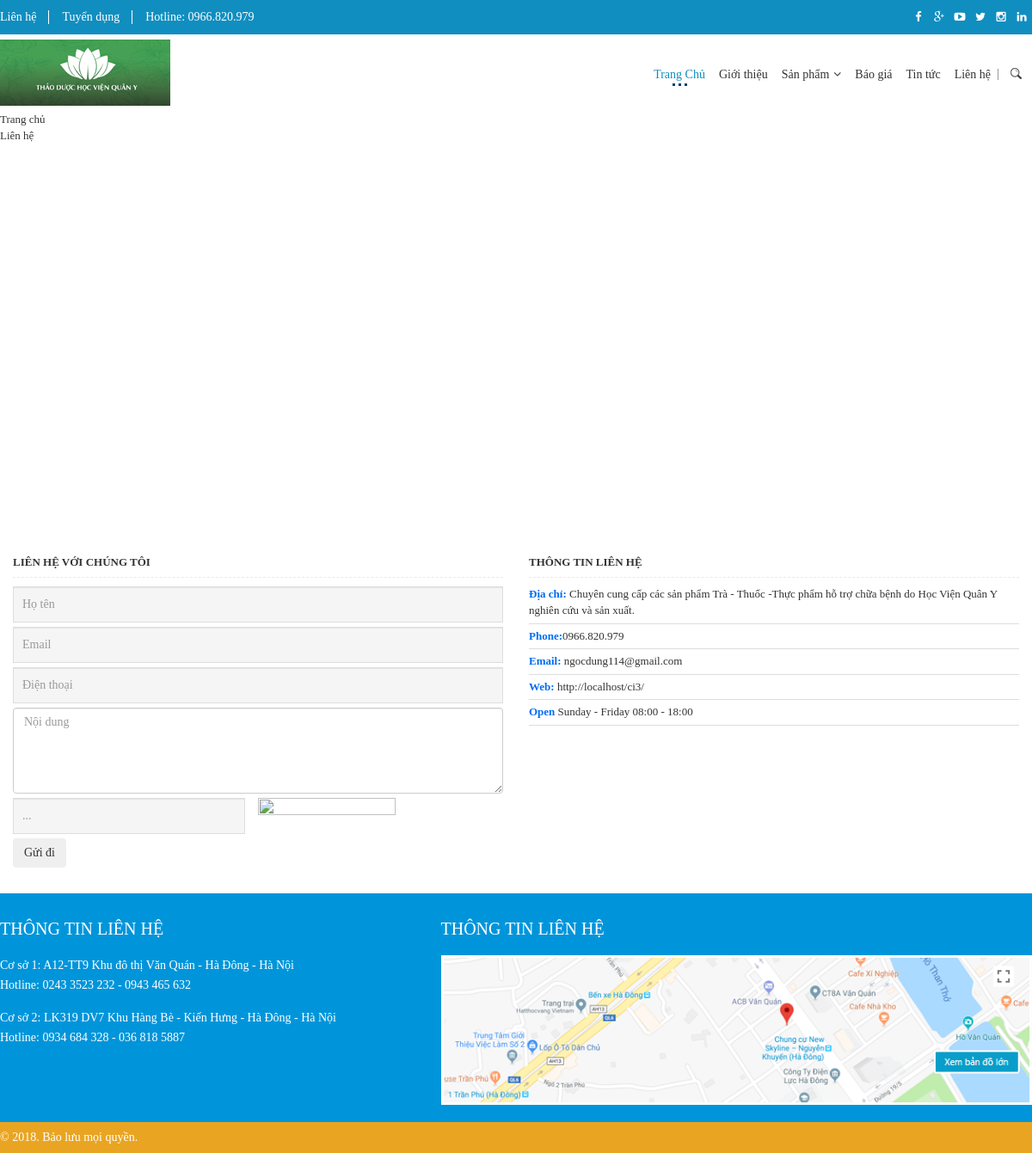
The app's page /lien-he, older data.
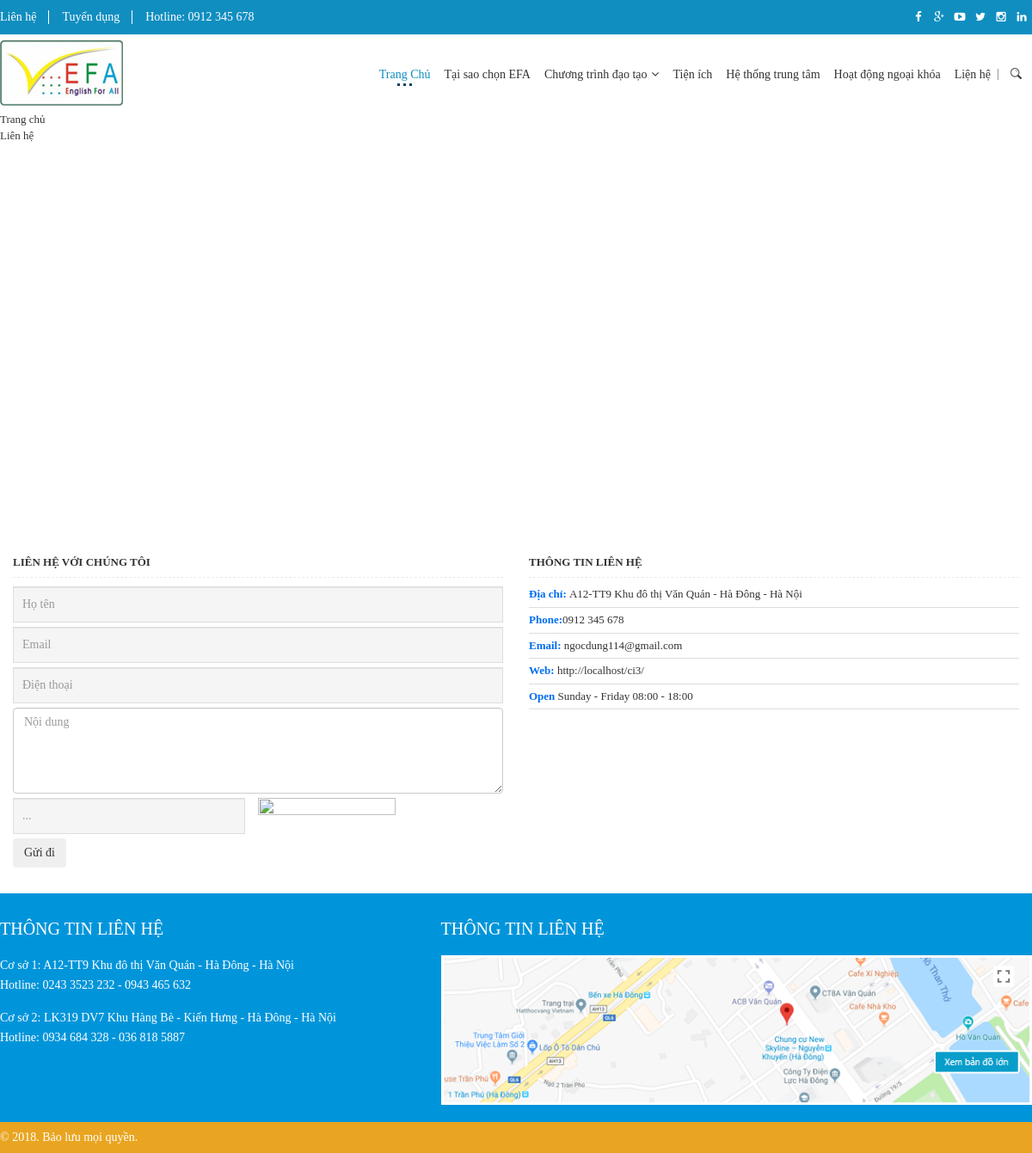
The same page, newer data.
### tables this page shows
CREATE TABLE `site_option` (
  `id` int(11) NOT NULL,
  `coppy_right` varchar(200) DEFAULT NULL,
  `site_name` varchar(200) DEFAULT NULL,
  `slogan` varchar(200) DEFAULT NULL,
  `link_instagram` varchar(200) DEFAULT NULL,
  `site_logo` varchar(200) DEFAULT NULL,
  `site_title` varchar(255) DEFAULT NULL,
  `site_title_en` varchar(255) DEFAULT NULL,
  `site_keyword` varchar(255) DEFAULT NULL,
  `site_keyword_en` varchar(255) DEFAULT NULL,
  `site_description` varchar(255) DEFAULT NULL,
  `link_sky` varchar(255) DEFAULT NULL,
  `link_printer` varchar(100) DEFAULT NULL,
  `link_linkedin` varchar(200) DEFAULT NULL,
  `site_email` varchar(100) DEFAULT NULL,
  `site_fanpage` varchar(255) DEFAULT NULL,
  `site_video` varchar(100) DEFAULT NULL,
  `WM_text` varchar(200) DEFAULT NULL,
  `WM_color` varchar(30) DEFAULT NULL,
  `WM_size` int(10) DEFAULT NULL,
  `hotline1` varchar(100) DEFAULT NULL,
  `hotline2` varchar(100) DEFAULT NULL,
  `hotline3` varchar(100) DEFAULT NULL,
  `address` text,
  `link_tt` varchar(100) DEFAULT NULL,
  `favicon` varchar(200) DEFAULT NULL,
  `company_name` varchar(200) DEFAULT NULL,
  `shipping` text,
  `site_promo` text,
  `thanhtoan_tienmat` text,
  `thanhtoan_chuyenkhoan` text,
  `hdfMap` varchar(255) DEFAULT NULL,
  `map_title` varchar(255) DEFAULT NULL,
  `map_adrdress` varchar(255) DEFAULT NULL,
  `map_phone` varchar(255) DEFAULT NULL,
  `dia_chi_timkiem` varchar(255) DEFAULT NULL,
  `lang` char(10) DEFAULT '1',
  `link_gg` varchar(150) DEFAULT NULL,
  `link_youtube` varchar(200) DEFAULT NULL,
  `link_fb` varchar(200) DEFAULT NULL,
  `timeopen` varchar(100) DEFAULT NULL,
  `chat` text,
  `site_logo_footer` varchar(255) DEFAULT NULL,
  `map_iframe` text NOT NULL,
  `input_text_1` varchar(255) DEFAULT NULL,
  `domain` varchar(255) NOT NULL,
  `map_footer` text NOT NULL,
  `config_pro` text NOT NULL,
  `config_pro_content` text NOT NULL,
  `active` tinyint(3) UNSIGNED DEFAULT '1',
  `future` varchar(255) DEFAULT NULL,
  `hanoi` int(11) NOT NULL,
  `tinhle` int(11) NOT NULL
);

CREATE TABLE `menu` (
  `id` int(11) NOT NULL,
  `name` varchar(255) DEFAULT NULL,
  `url` varchar(250) DEFAULT NULL,
  `image` varchar(100) DEFAULT NULL,
  `alias` varchar(250) DEFAULT NULL,
  `position` varchar(20) DEFAULT NULL,
  `target` varchar(20) DEFAULT NULL,
  `seturl` tinyint(2) DEFAULT NULL,
  `parent_id` int(11) DEFAULT NULL,
  `description` text,
  `module` varchar(100) DEFAULT NULL,
  `cat_id` int(11) DEFAULT NULL,
  `sort` int(11) DEFAULT NULL,
  `home` tinyint(1) DEFAULT '0',
  `lang` char(10) DEFAULT '1',
  `view_type` char(10) DEFAULT NULL,
  `style` int(1) DEFAULT NULL,
  `level` int(1) DEFAULT NULL
);

### application/widgets/blkmenu_top/controller.php (called while the page is built)
<?php if ( ! defined('BASEPATH')) exit('No direct script access allowed');
class Blkmenu_top_widget extends MY_Widget
{
    function index(){
		$this->load->model('f_homemodel');
		$data['menu_root'] = $this->f_homemodel->get_data('menu',
            array(
                'position'=>'main',
                'parent_id'=>0
            ), array('sort'=>''));
        foreach ($data['menu_root'] as $key => $cat) {
            $data['menu_root'][$key]->menu_sub =  $this->system_model->get_data('menu',array( 'position'=>'main',
                    'parent_id ='=>$cat->id,
                    'lang' => $this->language),
                array('sort'=>''));
        }
			 $data['menu_sub'] = $this->f_homemodel->get_data('menu',array( 'position'=>'main','parent_id !='=>0,'lang' => $this->language),
                array('sort'=>'')
            );
				 $data['menu_sub_parent'] = $this->f_homemodel->get_data('menu',array(
				 'position'=>'main',
				 'parent_id !='=>0,
				 'lang' => $this->language),
					array('sort'=>'')
				);
        $data['cate_all']=$this->f_homemodel->get_data('product_category',array(
            'lang' => $this->language,
            'parent_id'=>0
        ));
		$this->load->view('view',$data);
    }
}

### application/core/MY_Loader.php (called while the page is built, shortened)
<?php if (!defined('BASEPATH')) exit('No direct script access allowed');
require 'MY_Widget.php';
class MY_Loader extends CI_Loader
{
    public function widget($widget_directory, $agrs = array())
    {
        $MD = new $class_name;
        call_user_func_array(array($MD, 'index'), $agrs);
        $content = ob_get_contents();
        return $content;
    }
}
?>

### application/core/MY_Controller.php (called while the page is built, shortened)
<?php if (!defined('BASEPATH')) exit('No direct script access allowed');
    class MY_Controller extends CI_Controller
    {
        function __construct()
        {
            $this->load->model('system_model');
			$this->load->model('visitormodel', 'vm');
            $this->load->helper('language');
			$this->load->helper('url');
            $weblang=array('vi'=>'vietnamese','en'=>'english', 'ja'=>'japanese', 'ko'=>'korea');
            if($this->session->userdata('lang')&&$this->session->userdata('lang')!=null){
                $lang=$weblang[$this->session->userdata('lang')];
                $this->lang->load($this->session->userdata('lang'), $lang);
            }else{
                $this->session->set_userdata('lang','vi');
                $lang=$weblang[$this->session->userdata('lang')];
                $this->lang->load($this->session->userdata('lang'), $lang);
            }
			$this->language = $this->session->userdata('lang');
			$this->lang->load('upload',$lang);
			$this->lang->load('customer',$lang);
            $this->option = $this->system_model->getFirstRowWhere('site_option',array(
                'lang' => $this->language
            ));
            $count = 0;
            $this->count_cart= $count;
        }
        public function LoadHeader($view,$seo=array(),$show_slider=false)
        {
            $data  = array();
            $data['count'] = $this->count_cart;
            $data['blkmenu_top']=$this->load->widget('blkmenu_top');
            $data['blksearch']=$this->load->widget('blksearch');
            if($show_slider==true){
                $data['slide'] = $this->load->widget('slide');
            }else{
                $data['slide']='';
            }
            $data['seo']=$seo;
            if($view == null)
            {
                $this->load->view('common/header', $data);
            }
            else{
                $this->load->view($view,$data);
            }
        }
        public function LoadFooter($view = null)
        {
            $this->load->helper('webcounter_helper');
            $data = array();
            $data['blkmenu_bottom']=$this->load->widget('blkmenu_bottom');
            if($view == null)
            {
                $this->load->view('common/footer', $data);
            }
            else{
                $this->load->view($view,$data);
            }
        }
    }

### application/controllers/Contact.php (called while the page is built, shortened)
<?php if (!defined('BASEPATH')) exit('No direct script access allowed');
class Contact extends MY_Controller
{
    function __construct()
    {
        parent::__construct();
    }
    public function index(){
        $data = array();
        $this->load->library('captcha');
        $codeCaptcha = $this->captcha->code(5);
        $imageCaptcha = 'assets/captcha/'.md5(microtime()).'posa.jpg';
        $this->captcha->create($codeCaptcha, $imageCaptcha);
        $data['code_captcha'] = $codeCaptcha;
        $data['formkey'] = $formkey =  rand();
        $data['home_left']=$this->load->widget('home_left');
        $sBreadcrumbs = '';
        $sBreadcrumbs .= '<li><a href=""> '.lang('lienhe').'</a></li>';
        $data['sBreadcrumbs'] =$sBreadcrumbs;
        $seo = array(
            'title' => 'Contact'
        );
        $this->LoadHeader(null,$seo,false);
        $this->load->view('contact/contact',$data);
    }
}

### index.php (called while the page is built, shortened)
<?php
require_once BASEPATH.'core/CodeIgniter.php';

### application/core/MY_Widget.php (called while the page is built, shortened)
<?php  if ( ! defined('BASEPATH')) exit('No direct script access allowed');
class MY_Widget
{
    function __get($key)
    {
        $CI =& get_instance();
        return $CI->$key;
    }
}
?>

### application/core/MY_Model.php (called while the page is built, shortened)
<?php (defined('BASEPATH')) OR exit('No direct script access allowed');
class MY_Model extends CI_Model
{
    public function getField($table, $field,$where=null)
    {
        $this->db->select($field);
        if($where!=null){
            $this->db->where($where);
        }
        $q = $this->db->get($table);
        return $q->first_row();
    }
    public function getFirstRowWhere($table,$where=array())
    {
        if ($table && is_array($where)) {
            $this->db->where($where);
        } else {
            return false;
        }
		$this->db->order_by('id','desc');
        $q = $this->db->get($table);
        return $q->first_row();
    }
    public function get_data($tablename,$where=array(),$order=array(),$getfirst=false,$limit=0,$offset=0){
        $this->db->from($tablename);
        if(is_array($where)&&!empty($where)){
            $this->db->where($where);
        }
        if(!empty($order)&&is_array($order)){
            foreach ($order as $field => $val){
               $this->db->order_by($field,$val);
            }
        }
        if ($getfirst===true){
            return $this->db->get()->first_row();
        }else{
            return $this->db->get()->result();
        }
    }
}
?>

### application/widgets/blkmenu_top/view.php (the view, shortened to what the changed rows need)
<nav class="nav is-fixed" role="navigation">
    <div class="wrapper wrapper-flush">
        <div class="nav-container">
            <ul class="nav-menu menu clearfix">
                <?php if(count($menu_root)) : ?>
                    <?php foreach ($menu_root as $key_r => $mr) : ?>
                        <li class="menu-item <?php if(!empty($mr->menu_sub)): ?> has-dropdown<?php endif;?>"">
                        <a href="<?=base_url($mr->url);?>" class="menu-link" title="<?=@$mr->name;?>"><?=@$mr->name;?></a>
                        </li>
                    <?php endforeach;?>
                <?php endif;?>
            </ul>
        </div>
    </div>
</nav>

### application/views/common/header.php (shortened to what the changed rows need)
<!DOCTYPE html>
<html lang="en">
<head>
    <link href="<?=site_url()?>assets/css/front_end/bootstrap.min.css" rel="stylesheet"/>
    <link href="<?=site_url()?>assets/css/front_end/font-awesome.css" rel="stylesheet"/>
    <link href="<?=site_url()?>assets/css/front_end/owl.carousel.min.css"rel="stylesheet">
    <link href="<?=site_url()?>assets/css/front_end/owl.theme.default.min.css"rel="stylesheet">
    <link href="<?=site_url()?>assets/css/front_end/search.css"rel="stylesheet">
    <link href="<?=site_url()?>assets/css/front_end/menu-2.css" rel="stylesheet"/>
    <link href="<?=site_url()?>assets/css/front_end/animate.css" rel="stylesheet"/>
    <link href="<?=site_url()?>assets/css/front_end/style00.css" rel="stylesheet"/>
    <link href="<?=site_url()?>assets/css/front_end/setmedia.css" rel="stylesheet"/>
</head>
<body >
<header id="header">
    <section class="sc_head_top clearfix">
        <div class="container">
            <div class="row_pc">
                <div class="clearfix bd_head_top fadeInDown wow">
                    <ul class="pull-left list_ct_hd hidden-xs">
                        <li><a href="tel:<?= $this->option->hotline1?>">Hotline: <?= $this->option->hotline1?></a></li>
                    </ul>
                </div>
            </div>
        </div>
    </section>
    <section class="sc_head_bot sticky-header clearfix">
        <div class="container">
            <div class="row_pc">
                <div class="col-md-3 hidden-sm hidden-xs">
                    <div class="row">
                        <h1 class="logo_pc"><a href="<?= base_url()?>"><img src="<?= base_url($this->option->site_logo)?>" alt="<?= $this->option->site_name?>"></a></h1>
                    </div>
                </div>
                <div class="col-md-9 col-xs-12">
                    <div class="row">
                        <div class="group_menu_search clearfix">
                            <div class="menu_main">
                                <?= $blkmenu_top?>
                            </div>
                        </div>
                    </div>
                </div>
            </div>
        </div>
    </section>
</header>

### application/views/contact/contact.php (shortened to what the changed rows need)
<section class="qts_mid_content clearfix">
    <div class="container">
        <div class="row_pc">
            <body onLoad="initialize()" onUnload="GUnload()">
            <div class="header_prod_detail">
                <div class="row_15">
                    <div id="sidebar" class="col-md-6">
                        <div class="widget widget_text">
                            <address>
                                <span><strong><?= lang('diachi')?>: </strong><?=$this->option->address;?></span>
                                <span><strong>Phone:</strong><?=$this->option->hotline1;?></span>
                                <span><strong>Email: </strong><a href="mailto:<?=$this->option->site_email;?>"><?=$this->option->site_email;?></a></span>
                                <span><strong>Web: </strong><a href="#test"><?=base_url()?></a></span>
                                <span><strong>Open </strong>Sunday - Friday 08:00 - 18:00</span>
                            </address>
                        </div>
                    </div>
                </div>
            </div>
        </div>
    </div>
</section>

Row changes from the older to the newer data that the page shows:
changed site_option "ngocdung114@gmail.com": hotline1 "0966.820.979" → "0912 345 678"; site_logo: a different picture; address "Chuyên cung cấp các sản phẩm Trà - Thuốc -Thực phẩm hỗ trợ chữa bệnh do Học Viện Quân Y nghiên cứu và sản xuất." → "A12-TT9 Khu đô thị Văn Quán - Hà Đông - Hà Nội"
changed menu: name "Giới thiệu" → "Tại sao chọn EFA"
changed menu: name "Sản phẩm" → "Chương trình đạo tạo"
changed menu: name "Báo giá" → "Tiện ích"
changed menu: name "Tin tức" → "Hệ thống trung tâm"
changed menu: name "Liên hệ" → "Hoạt động ngoại khóa"
added menu: name "Liện hệ"
